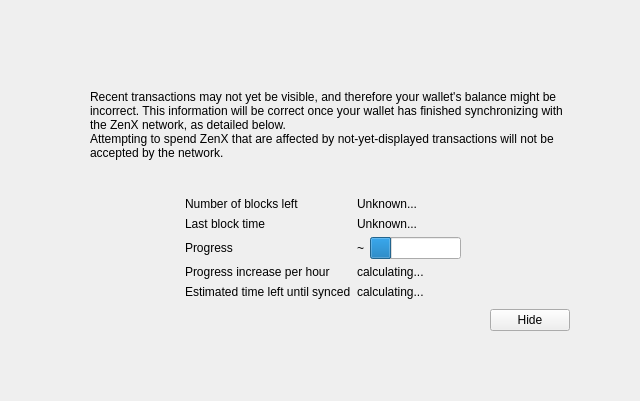
<?xml version="1.0" encoding="UTF-8"?>
<ui version="4.0">
 <class>ModalOverlay</class>
 <widget class="ModalOverlay" name="ModalOverlay">
  <property name="geometry">
   <rect>
    <x>0</x>
    <y>0</y>
    <width>640</width>
    <height>401</height>
   </rect>
  </property>
  <property name="windowTitle">
   <string>Form</string>
  </property>
  <layout class="QVBoxLayout" name="verticalLayout" stretch="0">
   <property name="sizeConstraint">
    <enum>QLayout::SetDefaultConstraint</enum>
   </property>
   <property name="leftMargin">
    <number>0</number>
   </property>
   <property name="topMargin">
    <number>0</number>
   </property>
   <property name="rightMargin">
    <number>0</number>
   </property>
   <property name="bottomMargin">
    <number>0</number>
   </property>
   <item>
    <widget class="QWidget" name="bgWidget" native="true">
     <property name="styleSheet">
      <string notr="true"/>
     </property>
     <layout class="QVBoxLayout" name="verticalLayoutMain" stretch="0">
      <property name="leftMargin">
       <number>60</number>
      </property>
      <property name="topMargin">
       <number>60</number>
      </property>
      <property name="rightMargin">
       <number>60</number>
      </property>
      <property name="bottomMargin">
       <number>60</number>
      </property>
      <item>
       <widget class="QWidget" name="contentWidget" native="true">
        <property name="styleSheet">
         <string notr="true"/>
        </property>
        <layout class="QVBoxLayout" name="verticalLayoutSub" stretch="1,0,0,0,0">
         <property name="spacing">
          <number>0</number>
         </property>
         <property name="leftMargin">
          <number>10</number>
         </property>
         <property name="topMargin">
          <number>10</number>
         </property>
         <property name="rightMargin">
          <number>10</number>
         </property>
         <property name="bottomMargin">
          <number>10</number>
         </property>
         <item>
          <layout class="QHBoxLayout" name="horizontalLayoutIconText" stretch="0,1">
           <property name="topMargin">
            <number>20</number>
           </property>
           <item>
            <layout class="QVBoxLayout" name="verticalLayoutIcon">
             <property name="leftMargin">
              <number>0</number>
             </property>
             <item>
              <widget class="QLabel" name="warningIcon">
               <property name="text">
                <string/>
               </property>
              </widget>
             </item>
             <item>
              <spacer name="verticalSpacerWarningIcon">
               <property name="orientation">
                <enum>Qt::Vertical</enum>
               </property>
               <property name="sizeHint" stdset="0">
                <size>
                 <width>20</width>
                 <height>40</height>
                </size>
               </property>
              </spacer>
             </item>
            </layout>
           </item>
           <item>
            <layout class="QVBoxLayout" name="verticalLayoutInfoText">
             <property name="leftMargin">
              <number>0</number>
             </property>
             <property name="topMargin">
              <number>0</number>
             </property>
             <item>
              <widget class="QLabel" name="infoText">
               <property name="text">
                <string>Recent transactions may not yet be visible, and therefore your wallet's balance might be incorrect. This information will be correct once your wallet has finished synchronizing with the ZenX network, as detailed below.</string>
               </property>
               <property name="textFormat">
                <enum>Qt::RichText</enum>
               </property>
               <property name="wordWrap">
                <bool>true</bool>
               </property>
              </widget>
             </item>
             <item>
              <widget class="QLabel" name="infoTextStrong">
               <property name="text">
                <string>Attempting to spend ZenX that are affected by not-yet-displayed transactions will not be accepted by the network.</string>
               </property>
               <property name="textFormat">
                <enum>Qt::RichText</enum>
               </property>
               <property name="wordWrap">
                <bool>true</bool>
               </property>
              </widget>
             </item>
             <item>
              <spacer name="verticalSpacerInTextSpace">
               <property name="orientation">
                <enum>Qt::Vertical</enum>
               </property>
               <property name="sizeHint" stdset="0">
                <size>
                 <width>20</width>
                 <height>40</height>
                </size>
               </property>
              </spacer>
             </item>
            </layout>
           </item>
          </layout>
         </item>
         <item>
          <spacer name="verticalSpacerAfterText">
           <property name="orientation">
            <enum>Qt::Vertical</enum>
           </property>
           <property name="sizeHint" stdset="0">
            <size>
             <width>20</width>
             <height>40</height>
            </size>
           </property>
          </spacer>
         </item>
         <item>
          <layout class="QFormLayout" name="formLayout">
           <property name="fieldGrowthPolicy">
            <enum>QFormLayout::FieldsStayAtSizeHint</enum>
           </property>
           <property name="formAlignment">
            <set>Qt::AlignHCenter|Qt::AlignTop</set>
           </property>
           <property name="horizontalSpacing">
            <number>6</number>
           </property>
           <property name="verticalSpacing">
            <number>6</number>
           </property>
           <property name="topMargin">
            <number>10</number>
           </property>
           <item row="0" column="0">
            <widget class="QLabel" name="labelNumberOfBlocksLeft">
             <property name="text">
              <string>Number of blocks left</string>
             </property>
            </widget>
           </item>
           <item row="0" column="1">
            <widget class="QLabel" name="numberOfBlocksLeft">
             <property name="text">
              <string>Unknown...</string>
             </property>
            </widget>
           </item>
           <item row="1" column="0">
            <widget class="QLabel" name="labelLastBlockTime">
             <property name="text">
              <string>Last block time</string>
             </property>
            </widget>
           </item>
           <item row="1" column="1">
            <widget class="QLabel" name="newestBlockDate">
             <property name="sizePolicy">
              <sizepolicy hsizetype="Maximum" vsizetype="Preferred">
               <horstretch>0</horstretch>
               <verstretch>0</verstretch>
              </sizepolicy>
             </property>
             <property name="text">
              <string>Unknown...</string>
             </property>
            </widget>
           </item>
           <item row="2" column="0">
            <widget class="QLabel" name="labelSyncDone">
             <property name="text">
              <string>Progress</string>
             </property>
            </widget>
           </item>
           <item row="2" column="1">
            <layout class="QHBoxLayout" name="horizontalLayoutSync" stretch="0,1">
             <item>
              <widget class="QLabel" name="percentageProgress">
               <property name="text">
                <string notr="true">~</string>
               </property>
              </widget>
             </item>
             <item>
              <widget class="QProgressBar" name="progressBar">
               <property name="value">
                <number>24</number>
               </property>
               <property name="format">
                <string/>
               </property>
              </widget>
             </item>
            </layout>
           </item>
           <item row="4" column="0">
            <widget class="QLabel" name="labelProgressIncrease">
             <property name="text">
              <string>Progress increase per hour</string>
             </property>
            </widget>
           </item>
           <item row="4" column="1">
            <widget class="QLabel" name="progressIncreasePerH">
             <property name="text">
              <string>calculating...</string>
             </property>
            </widget>
           </item>
           <item row="5" column="0">
            <widget class="QLabel" name="labelEstimatedTimeLeft">
             <property name="text">
              <string>Estimated time left until synced</string>
             </property>
            </widget>
           </item>
           <item row="5" column="1">
            <widget class="QLabel" name="expectedTimeLeft">
             <property name="text">
              <string>calculating...</string>
             </property>
            </widget>
           </item>
          </layout>
         </item>
         <item>
          <layout class="QHBoxLayout" name="horizontalLayoutButtons">
           <property name="leftMargin">
            <number>10</number>
           </property>
           <property name="topMargin">
            <number>10</number>
           </property>
           <item>
            <spacer name="horizontalSpacer">
             <property name="orientation">
              <enum>Qt::Horizontal</enum>
             </property>
             <property name="sizeHint" stdset="0">
              <size>
               <width>40</width>
               <height>20</height>
              </size>
             </property>
            </spacer>
           </item>
           <item>
            <widget class="QPushButton" name="closeButton">
             <property name="text">
              <string>Hide</string>
             </property>
            </widget>
           </item>
          </layout>
         </item>
         <item>
          <layout class="QVBoxLayout" name="verticalLayout_2">
           <item>
            <spacer name="verticalSpacer">
             <property name="orientation">
              <enum>Qt::Vertical</enum>
             </property>
             <property name="sizeHint" stdset="0">
              <size>
               <width>20</width>
               <height>40</height>
              </size>
             </property>
            </spacer>
           </item>
          </layout>
         </item>
        </layout>
       </widget>
      </item>
     </layout>
    </widget>
   </item>
  </layout>
 </widget>
 <customwidgets>
  <customwidget>
   <class>ModalOverlay</class>
   <extends>QWidget</extends>
   <header>qt/modaloverlay.h</header>
   <container>1</container>
  </customwidget>
 </customwidgets>
 <resources/>
 <connections/>
</ui>
